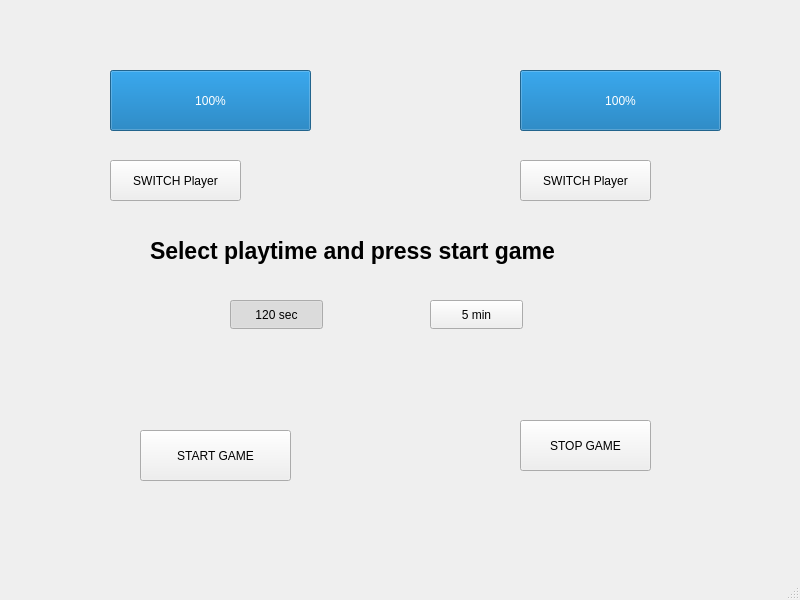
<?xml version="1.0" encoding="UTF-8"?>
<ui version="4.0">
 <class>MainWindow</class>
 <widget class="QMainWindow" name="MainWindow">
  <property name="geometry">
   <rect>
    <x>0</x>
    <y>0</y>
    <width>800</width>
    <height>600</height>
   </rect>
  </property>
  <property name="windowTitle">
   <string>MainWindow</string>
  </property>
  <widget class="QWidget" name="centralwidget">
   <widget class="QProgressBar" name="progressBar">
    <property name="geometry">
     <rect>
      <x>110</x>
      <y>70</y>
      <width>201</width>
      <height>61</height>
     </rect>
    </property>
    <property name="value">
     <number>100</number>
    </property>
   </widget>
   <widget class="QProgressBar" name="progressBar_2">
    <property name="geometry">
     <rect>
      <x>520</x>
      <y>70</y>
      <width>201</width>
      <height>61</height>
     </rect>
    </property>
    <property name="value">
     <number>100</number>
    </property>
   </widget>
   <widget class="QPushButton" name="swt_plr_btn">
    <property name="geometry">
     <rect>
      <x>110</x>
      <y>160</y>
      <width>131</width>
      <height>41</height>
     </rect>
    </property>
    <property name="text">
     <string>SWITCH Player</string>
    </property>
   </widget>
   <widget class="QPushButton" name="swt_plr_btn_2">
    <property name="geometry">
     <rect>
      <x>520</x>
      <y>160</y>
      <width>131</width>
      <height>41</height>
     </rect>
    </property>
    <property name="text">
     <string>SWITCH Player</string>
    </property>
   </widget>
   <widget class="QPushButton" name="short_time">
    <property name="geometry">
     <rect>
      <x>230</x>
      <y>300</y>
      <width>93</width>
      <height>29</height>
     </rect>
    </property>
    <property name="text">
     <string>120 sec</string>
    </property>
    <property name="checkable">
     <bool>true</bool>
    </property>
    <property name="checked">
     <bool>true</bool>
    </property>
   </widget>
   <widget class="QPushButton" name="longTime">
    <property name="geometry">
     <rect>
      <x>430</x>
      <y>300</y>
      <width>93</width>
      <height>29</height>
     </rect>
    </property>
    <property name="text">
     <string>5 min</string>
    </property>
    <property name="checkable">
     <bool>true</bool>
    </property>
   </widget>
   <widget class="QPushButton" name="start_btn">
    <property name="geometry">
     <rect>
      <x>140</x>
      <y>430</y>
      <width>151</width>
      <height>51</height>
     </rect>
    </property>
    <property name="text">
     <string>START GAME</string>
    </property>
   </widget>
   <widget class="QPushButton" name="stop_btn">
    <property name="geometry">
     <rect>
      <x>520</x>
      <y>420</y>
      <width>131</width>
      <height>51</height>
     </rect>
    </property>
    <property name="text">
     <string>STOP GAME</string>
    </property>
   </widget>
   <widget class="QLabel" name="status_label">
    <property name="geometry">
     <rect>
      <x>150</x>
      <y>220</y>
      <width>501</width>
      <height>61</height>
     </rect>
    </property>
    <property name="font">
     <font>
      <pointsize>17</pointsize>
      <bold>true</bold>
     </font>
    </property>
    <property name="text">
     <string>Select playtime and press start game</string>
    </property>
   </widget>
  </widget>
  <widget class="QMenuBar" name="menubar">
   <property name="geometry">
    <rect>
     <x>0</x>
     <y>0</y>
     <width>800</width>
     <height>26</height>
    </rect>
   </property>
  </widget>
  <widget class="QStatusBar" name="statusbar"/>
 </widget>
 <resources/>
 <connections/>
</ui>
